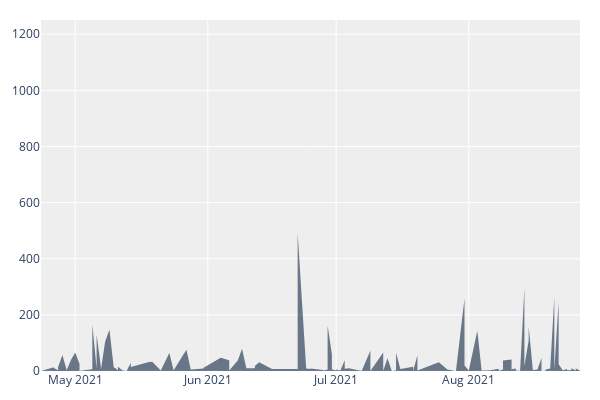

The code cell stored with this chart in its notebook:
### Code cell
get_plot(df)

### Figure 1 — Plotly figure (JSON) as saved in the notebook; plotly's stock layout.template omitted (floating-point values rounded to 4 significant figures; data arrays with more than 128 entries replaced by an {"elided": "..."} marker saying what was removed)
{"data": [{"fill": "tozeroy", "fillcolor": "rgba(72,89,110,0.8)", "line": {"color": "rgba(72,89,110,1)", "width": 0}, "name": "reply/likes", "type": "scatter", "x": {"elided": "511 str values"}, "y": {"elided": "511 int values"}}], "layout": {"height": 400, "legend": {"orientation": "h", "x": 1, "xanchor": "right", "y": 1.02, "yanchor": "bottom"}, "margin": {"b": 20, "l": 20, "r": 20, "t": 20}, "plot_bgcolor": "#EEEEEE", "width": 600}}
